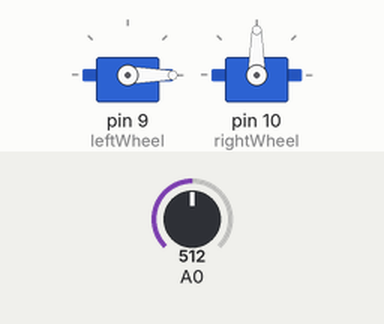
Bench run of a sketch on a simulated Arduino Uno, built with avr-gcc and run on an emulated ATmega328P. Parts: 2 × servo. The test bench sets the inputs (shaded band); at power-on: A0 = 512.

Above: at 0.1 s.
At 4.1 s:
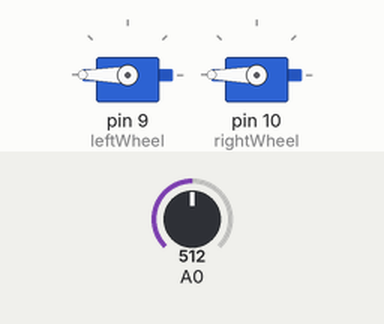
At 8.1 s:
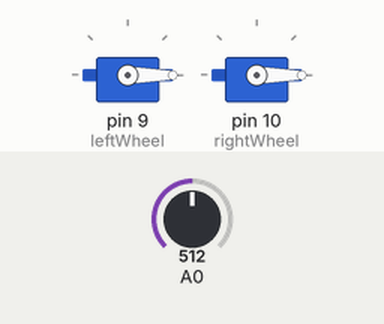
At 13.1 s:
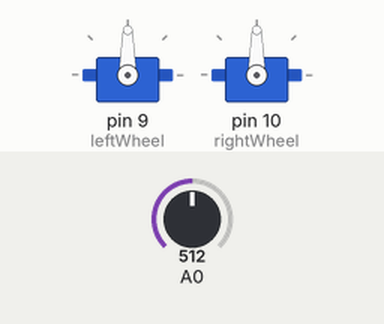
Timing chart, 0 to 14.6 s (numbered marks = the images above):
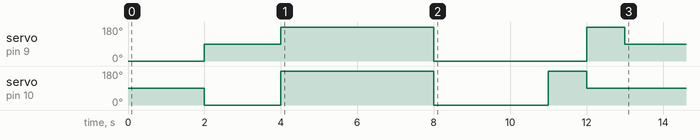

Measured:
- by itself, servo on pin 9 (leftWheel): 0° → 90° at 2.0 s, → 180° 2.0 s later, → 0° 4.0 s later, → 180° 4.0 s later, … (5 changes in this stretch)

The sketch:

Sherman_servo_exercise.ino
```cpp
//Servo Test
//Range: 0-180

//Bring in Servo Object and Functions
#include <Servo.h>

//Create Instance of Servo Object
Servo leftWheel;
Servo rightWheel;

int lightValue = 0;
int lightPin = 0;

//Setup - RUn One TIme
void setup() {
  //Attach Servo to Pin 9
  leftWheel.attach(9);
  rightWheel.attach(10);

  //Rotate Servo at 0 and 180
  leftWheel.write(0);//A
  delay(2000);
  leftWheel.write(90);

  rightWheel.write(0);//B
  delay(2000);
  rightWheel.write(0);

  leftWheel.write(180);
  rightWheel.write(180);
  delay(4000);

  leftWheel.write(0);
  rightWheel.write(0);
  delay(3000);

  rightWheel.write(180);
  delay(1000);
  rightWheel.write(90);

  leftWheel.write(180);
  delay(1000);
  leftWheel.write(0);

}//end void setup

void loop() {
  if (analogRead(0) > 550) {
  leftWheel.write(0);
  rightWheel.write(180);
  }
  if (analogRead(0) < 550) {
  rightWheel.write(90);
  leftWheel.write(90);
  }
}//end void loop
```
